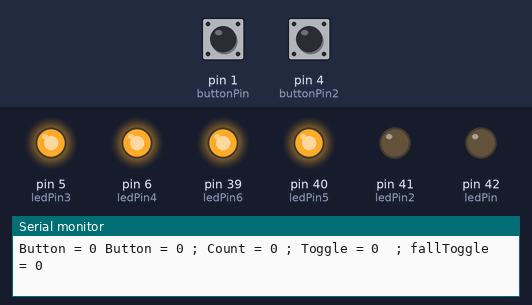
Bench run of a sketch on a simulated Arduino Mega 2560, built for the host (arithmetic inside an expression is 32-bit, double 64-bit). Parts: output pins drawn as LEDs (lit = HIGH), the last lines printed to the serial monitor. Inputs (shaded band) come from the test bench; at power-on: pin 4 (buttonPin2) HIGH, pin 1 (buttonPin) HIGH.

Above: at 1.2 s.
1.3 s: pin 4 (buttonPin2) pulled LOW for 0.15 s
At 1.7 s:
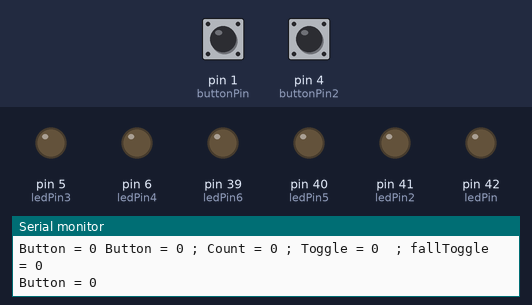
3.8 s: pin 1 (buttonPin) pulled LOW for 0.15 s
At 4.5 s:
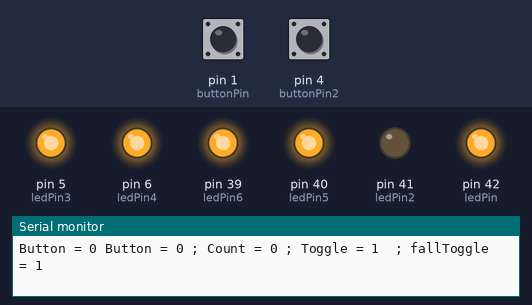
5.4 s: pin 1 (buttonPin) pulled LOW for 1 s
At 6.3 s:
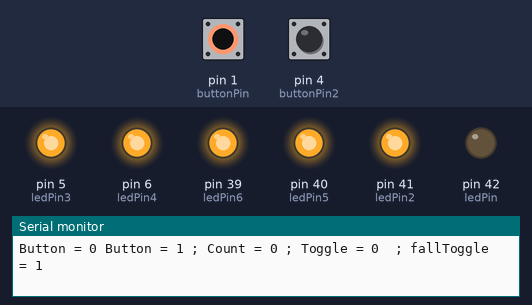
7.9 s: pin 4 (buttonPin2) pulled LOW for 1 s
At 8.3 s:
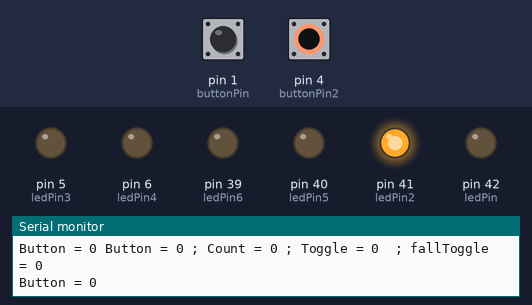
10.4 s: pin 4 (buttonPin2) pulled LOW for 3.2 s
At 14.9 s:
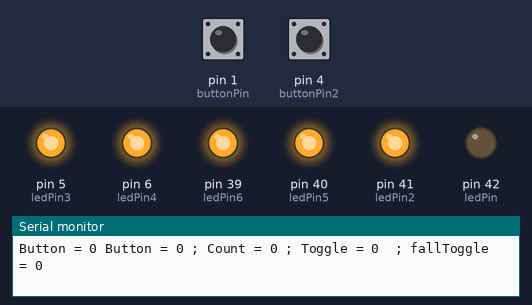
15.1 s: pin 1 (buttonPin) pulled LOW for 3.2 s
At 15.5 s:
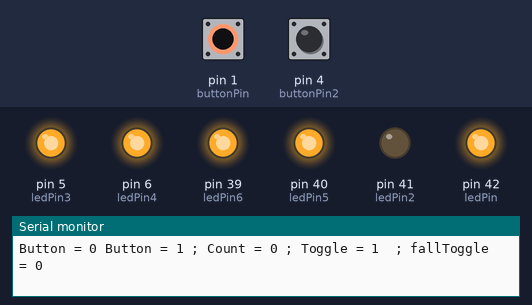
Timing chart, 0 to 18.1 s (numbered marks = the images above; inputs shaded):
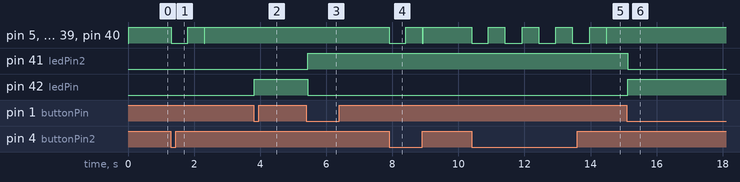

Measured:
- after the input at 1.3 s, pin 5 (ledPin3), pin 6 (ledPin4), pin 39 (ledPin6), pin 40 (ledPin5): HIGH → LOW at once, → HIGH 0.50 s later, → LOW 0.50 s later, → HIGH 0.02 s later
- after the input at 3.8 s, pin 42 (ledPin): LOW → HIGH at once
- after the input at 5.4 s, pin 41 (ledPin2): LOW → HIGH at once; pin 42 (ledPin): HIGH → LOW at once
- after the input at 7.9 s, pin 5 (ledPin3), pin 6 (ledPin4), pin 39 (ledPin6), pin 40 (ledPin5): HIGH → LOW at once, → HIGH 0.50 s later, → LOW 0.50 s later, → HIGH 0.02 s later
- after the input at 10.4 s, pin 5 (ledPin3), pin 6 (ledPin4), pin 39 (ledPin6), pin 40 (ledPin5): goes 4 × (LOW 0.50 s, HIGH 0.50 s), LOW 0.02 s, then HIGH, starting at once
- after the input at 15.1 s, pin 41 (ledPin2): HIGH → LOW at once; pin 42 (ledPin): LOW → HIGH at once

The sketch:

FlorenE_SS2.ino
```cpp
/*
LEDs button control

Button 1 use for indicating a button is off/on. if it is false, turn off; of it is true, turn on.
Red (off) and Green (on)

Button 2 use to switch between patterns.
White (Pin 1), Green (Pin 2), Red (Pin 3), Blue (Pin 4)
*/

// constant integer variable assign for the first button pin. used as a toggle button.

const int buttonPin = 1; // a toggle button

bool buttonState = 0;
bool lastButtonState = 0;

bool toggle = 0;
bool fallToggle = 0;

// constant integer variable assign for control leds' pins

const int ledPin = 42; // for green (on)
const int ledPin2 = 41; // for red (off)

// constant integer variable assign for the second button pin. used as a push button.

const int buttonPin2 = 4; // a push button

bool button2State = 0;

bool toggle2 = 0;
bool fallToggle2 = 0;

int counter = 0;
int maxCount = 20;

// constant integer variable assign for auto blink leds' pins

const int ledPin3 = 5; // White
const int ledPin4 = 6; // Green
const int ledPin5 = 40; // Blue
const int ledPin6 = 39; // Red

int ms;

void setup() {
  pinMode(ledPin, OUTPUT);
  pinMode(ledPin2, OUTPUT);

  pinMode(buttonPin, INPUT_PULLUP);

  pinMode(ledPin3, OUTPUT);
  pinMode(ledPin4, OUTPUT);
  pinMode(ledPin5, OUTPUT);
  pinMode(ledPin6, OUTPUT);

  pinMode(buttonPin2, INPUT_PULLUP);

  Serial.begin(115200);
}

void loop() {
  buttonState = !digitalRead(buttonPin);
  delay(20);

  if (buttonState && !lastButtonState) { // if button went from LOW to HIGH...
    // counter++;
    toggle = !toggle;
    digitalWrite(ledPin, toggle);
    digitalWrite(ledPin2, !toggle);
  }

  if (counter > maxCount) {
    counter = 0;
  }

  if (!buttonState && lastButtonState) {
    fallToggle = !fallToggle;
    digitalWrite(ledPin, fallToggle);
    digitalWrite(ledPin2, !fallToggle);
  }

  lastButtonState = buttonState;

  button2State = !digitalRead(buttonPin2);

  if (button2State) { // if button went from LOW to HIGH...
    digitalWrite(ledPin3, toggle2);
    digitalWrite(ledPin4, toggle2);
    digitalWrite(ledPin5, toggle2);
    digitalWrite(ledPin6, toggle2);

    delay(500);
    digitalWrite(ledPin3, HIGH);
    digitalWrite(ledPin4, HIGH);
    digitalWrite(ledPin5, HIGH);
    digitalWrite(ledPin6, HIGH);
    delay(500);
    digitalWrite(ledPin3, LOW);
    digitalWrite(ledPin4, LOW);
    digitalWrite(ledPin5, LOW);
    digitalWrite(ledPin6, LOW);
  }

  if (!button2State) { // if button went from LOW to HIGH...
    digitalWrite(ledPin3, !fallToggle2);
    digitalWrite(ledPin4, !fallToggle2);
    digitalWrite(ledPin5, !fallToggle2);
    digitalWrite(ledPin6, !fallToggle2);
  }

  Serial.printf("Button = %i ; Count = %i ; Toggle = %i  ; fallToggle = %i \n", buttonState, counter, toggle, fallToggle);
  Serial.println();
  Serial.printf("Button = %i ", button2State);
}

// void loop() {
  // buttonState = !digitalRead(buttonPin); // does NOT read the input button pin with voltage first
  // delay(20);

//   bool button2State = !digitalRead(buttonPin2);
//   delay(20);

//   // Rising Edge

//   // detects the PRESS of a button;
//   if (buttonState && !lastButtonState) { // if the button went from LOW to HIGH...

//     toggle = !toggle; // used flipped the bool using NOT logic

//     if (button2State && !lastButton2State) {
//       toggle2 = !toggle2;
//       counter++;
//     }

//     if (counter == 0) {
//       checkLEDs();
//     }

//     if (counter == 1) {
//       allBlinkLEDs();
//     }

//     if (counter == 2) {
//       doneCheckedLEDs();
//     }

//     if (counter == 3) {
//       siren1();
//     }

//     if (counter == 4) {
//       siren2();
//     }

//     if (counter == 5) {
//       floral();
//     }

//     if (counter > maxCount) {
//       counter = 0;
//       offToggle2 = !offToggle2;
//     }
//   }

//   // Falling Edge

//   // detects the RELEASE of a button;
//   if (!buttonState && lastButtonState) {
//     offToggle = !offToggle;
// }

//   lastButtonState = buttonState;
//   lastButton2State = button2State;

//   // Toggle parameters for the LEDs' pins
//   digitalWrite(ledPin, toggle);
//   digitalWrite(ledPin2, offToggle);

//   digitalWrite(ledPin3, toggle2);
//   digitalWrite(ledPin3, offToggle2);
//   digitalWrite(ledPin4, toggle2);
//   digitalWrite(ledPin4, offToggle2);
//   digitalWrite(ledPin5, toggle2);
//   digitalWrite(ledPin5, offToggle2);
//   digitalWrite(ledPin6, toggle2);
//   digitalWrite(ledPin6, offToggle2);

//   // Show in serial monitor
//   Serial.printf("Button = %i ; Toggle = %i ; Falling = %i \n", buttonState, toggle, offToggle);
//   Serial.println();
//   Serial.printf("Button (2) = %i ; Counter = %i \n", button2State, counter);
// }

// void checkLEDs() {
//   ms += 250;

//   for (int i = 1; i <= 5; i++) {
//     if (i == 4) {
//       break;
//     }

//     delay(ms);
//     digitalWrite(ledPin3, HIGH);
//     delay(ms);
//     digitalWrite(ledPin4, HIGH);
//     delay(ms);
//     digitalWrite(ledPin5, HIGH);
//     delay(ms);
//     digitalWrite(ledPin6, HIGH);

//     delay(ms);
//     digitalWrite(ledPin3, LOW);
//     delay(ms);
//     digitalWrite(ledPin4, LOW);
//     delay(ms);
//     digitalWrite(ledPin5, LOW);
//     delay(ms);
//     digitalWrite(ledPin6, LOW);
//   }
// }

// void allBlinkLEDs() {
//   ms += 250;

//   for (int i = 1; i <= 5; i++) {
//     if (i == 4) {
//       break;
//     }

//     delay(ms);
//     digitalWrite(ledPin3, HIGH);
//     digitalWrite(ledPin4, HIGH);
//     digitalWrite(ledPin5, HIGH);
//     digitalWrite(ledPin6, HIGH);
//     delay(ms);
//     digitalWrite(ledPin3, LOW);
//     digitalWrite(ledPin4, LOW);
//     digitalWrite(ledPin5, LOW);
//     digitalWrite(ledPin6, LOW);
//   }
// }

// void doneCheckedLEDs() {
//   ms += 250;

//   for (int i = 1; i <= 10; i++) {
//     if (i == 4) {
//       break;
//     }
//     delay(ms);
//     digitalWrite(ledPin3, LOW);
//     digitalWrite(ledPin4, LOW);
//     digitalWrite(ledPin5, LOW);
//     digitalWrite(ledPin6, LOW);
//     delay(ms+250);
//     digitalWrite(ledPin3, HIGH);
//     digitalWrite(ledPin4, HIGH);
//     digitalWrite(ledPin5, HIGH);
//     digitalWrite(ledPin6, HIGH);
//   }
// }

// // ambulence
// void siren1() {
//   ms = 100;

//   for (int i = 1; i <= 10; i++) {
//     if (i == 8) {
//       break;
//     }
//     delay(ms);
//     digitalWrite(ledPin6, HIGH);
//     delay(ms);
//     digitalWrite(ledPin6, LOW);
//     delay(ms);
//     digitalWrite(ledPin3, HIGH);
//     delay(ms);
//     digitalWrite(ledPin3, LOW);
//   }
// }

// // police
// void siren2() {
//   ms = 100;

//   for (int i = 1; i <= 10; i++) {
//     if (i == 8) {
//       break;
//     }
//     delay(ms);
//     digitalWrite(ledPin6, HIGH);
//     delay(ms);
//     digitalWrite(ledPin6, LOW);
//     delay(ms);
//     digitalWrite(ledPin3, HIGH);
//     delay(ms);
//     digitalWrite(ledPin3, LOW);
//     delay(ms);
//     digitalWrite(ledPin5, HIGH);
//     delay(ms);
//     digitalWrite(ledPin5, LOW);
//   }
// }

// void floral() {
//   ms = 500;

//   for (int i = 1; i <= 10; i++) {
//     if (i == 4) {
//       break;
//     }
//     delay(ms);
//     digitalWrite(ledPin3, LOW);
//     digitalWrite(ledPin5, LOW);
//     digitalWrite(ledPin6, LOW);
//     delay(ms);
//     digitalWrite(ledPin4, HIGH);
//     delay(ms);
//     digitalWrite(ledPin4, LOW);
//     delay(ms);
//     digitalWrite(ledPin4, HIGH);
//     delay(ms);
//     digitalWrite(ledPin4, LOW);
//     delay(ms);
//     digitalWrite(ledPin4, HIGH);
//     delay(ms);
//     digitalWrite(ledPin4, LOW);
//     delay(ms);
//     digitalWrite(ledPin3, HIGH);
//     digitalWrite(ledPin5, HIGH);
//     digitalWrite(ledPin6, HIGH);
//   }
// }
```
